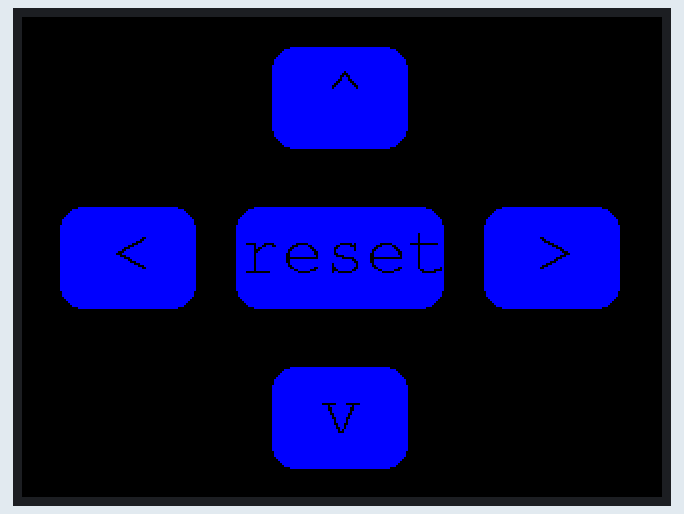
Bench run of a sketch on a simulated ESP32. On the bench: 320×240 colour display.

Above: at 0.3 s.

The sketch:

direction_buttons.ino
```cpp
/*******************************************************************
    TFT_eSPI button example for the ESP32 Cheap Yellow Display.

    https://github.com/witnessmenow/ESP32-Cheap-Yellow-Display

    Written by Claus Näveke
    Github: https://github.com/TheNitek
 *******************************************************************/

// Make sure to copy the UserSetup.h file into the library as
// per the Github Instructions. The pins are defined in there.

// ----------------------------
// Standard Libraries
// ----------------------------

#include <SPI.h>

// ----------------------------
// Additional Libraries - each one of these will need to be installed.
// ----------------------------

#include <XPT2046_Bitbang.h>
// A library for interfacing with the touch screen
//
// Can be installed from the library manager (Search for "XPT2046 Slim")
// https://github.com/TheNitek/XPT2046_Bitbang_Arduino_Library

#include <TFT_eSPI.h>
// A library for interfacing with LCD displays
//
// Can be installed from the library manager (Search for "TFT_eSPI")
// https://github.com/Bodmer/TFT_eSPI


// ----------------------------
// Touch Screen pins
// ----------------------------

// The CYD touch uses some non default
// SPI pins

#define XPT2046_IRQ 36
#define XPT2046_MOSI 32
#define XPT2046_MISO 39
#define XPT2046_CLK 25
#define XPT2046_CS 33
// ----------------------------

XPT2046_Bitbang ts(XPT2046_MOSI, XPT2046_MISO, XPT2046_CLK, XPT2046_CS);

TFT_eSPI tft = TFT_eSPI();

TFT_eSPI_Button key[6];

void setup() {
  Serial.begin(115200);

  // Start the SPI for the touch screen and init the TS library
  ts.begin();
  //ts.setRotation(1);

  // Start the tft display and set it to black
  tft.init();
  tft.setRotation(1); //This is the display in landscape

  // Clear the screen before writing to it
  tft.fillScreen(TFT_BLACK);
  tft.setFreeFont(&FreeMono18pt7b);

  drawButtons();
}


void drawButtons() {
  uint16_t bWidth = TFT_HEIGHT/3;
  uint16_t bHeight = TFT_WIDTH/3;

  //Generate up button
  key[0].initButton(&tft,
                    bWidth * (1) + bWidth/2,
                    bHeight * (1/3) + bHeight/2,
                    bWidth/1.5,
                    bHeight/1.5,
                    TFT_BLACK, // Outline
                    TFT_BLUE, // Fill
                    TFT_BLACK, // Text
                    "",
                    1);
  key[0].drawButton(false, "^");

  //Generate left button
  key[1].initButton(&tft,
                    bWidth * (0) + bWidth/2,
                    bHeight + bHeight/2,
                    bWidth/1.5,
                    bHeight/1.5,
                    TFT_BLACK, // Outline
                    TFT_BLUE, // Fill
                    TFT_BLACK, // Text
                    "",
                    1);
  key[1].drawButton(false, "<");

  //Generate right button
  key[2].initButton(&tft,
                    bWidth * (2) + bWidth/2,
                    bHeight + bHeight/2,
                    bWidth/1.5,
                    bHeight/1.5,
                    TFT_BLACK, // Outline
                    TFT_BLUE, // Fill
                    TFT_BLACK, // Text
                    "",
                    1);
  key[2].drawButton(false, ">");

  //Generate down button
  key[0].initButton(&tft,
                    bWidth * (1) + bWidth/2,
                    bHeight * (2) + bHeight/2,
                    bWidth/1.5,
                    bHeight/1.5,
                    TFT_BLACK, // Outline
                    TFT_BLUE, // Fill
                    TFT_BLACK, // Text
                    "",
                    1);
  key[0].drawButton(false, "v");

  //Generate reset button
  key[0].initButton(&tft,
                    bWidth * (1) + bWidth/2,
                    bHeight + bHeight/2,
                    bWidth,
                    bHeight/1.5,
                    TFT_BLACK, // Outline
                    TFT_BLUE, // Fill
                    TFT_BLACK, // Text
                    "",
                    1);
  key[0].drawButton(false, "reset");

  // Generate buttons with different size X deltas
  // for (int i = 0; i < 6; i++) {
  //   key[i].initButton(&tft,
  //                     bWidth * (i%3) + bWidth/2,
  //                     bHeight * (i/3) + bHeight/2,
  //                     bWidth,
  //                     bHeight,
  //                     TFT_BLACK, // Outline
  //                     TFT_BLUE, // Fill
  //                     TFT_BLACK, // Text
  //                     "",
  //                     1);

  //   //Decides What goes on the buttons
  //   key[i].drawButton(false, String(i+1));
  // }
}

void loop() {
  // TouchPoint p = ts.getTouch();
  // // Adjust press state of each key appropriately
  // for (uint8_t b = 0; b < 6; b++) {
  //   if ((p.zRaw > 0) && key[b].contains(p.x, p.y)) {
  //     key[b].press(true);  // tell the button it is pressed
  //   } else {
  //     key[b].press(false);  // tell the button it is NOT pressed
  //   }
  // }

  // // Check if any key has changed state
  // for (uint8_t b = 0; b < 6; b++) {
  //   // If button was just pressed, redraw inverted button
  //   if (key[b].justPressed()) {
  //     Serial.printf("Button %d pressed\n", b);
  //     key[b].drawButton(true, String(b+1));
  //   }

  //   // If button was just released, redraw normal color button
  //   if (key[b].justReleased()) {
  //     Serial.printf("Button %d released\n", b);
  //     Serial.println("Button " + (String)b + " released");
  //     key[b].drawButton(false, String(b+1));
  //   }
  // }
  delay(50);
}
```
